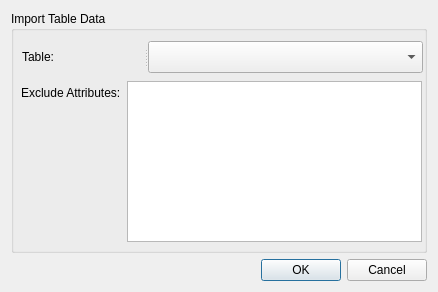
<?xml version="1.0" encoding="UTF-8"?>
<ui version="4.0">
 <class>Dialog</class>
 <widget class="QDialog" name="Dialog">
  <property name="geometry">
   <rect>
    <x>0</x>
    <y>0</y>
    <width>438</width>
    <height>292</height>
   </rect>
  </property>
  <property name="windowTitle">
   <string>Dialog</string>
  </property>
  <layout class="QVBoxLayout" name="verticalLayout">
   <item>
    <widget class="QGroupBox" name="groupBox">
     <property name="title">
      <string>Import Table Data</string>
     </property>
     <widget class="QWidget" name="">
      <property name="geometry">
       <rect>
        <x>10</x>
        <y>70</y>
        <width>401</width>
        <height>161</height>
       </rect>
      </property>
      <layout class="QFormLayout" name="formLayout">
       <item row="0" column="0">
        <widget class="QLabel" name="label_2">
         <property name="text">
          <string>Exclude Attributes:</string>
         </property>
        </widget>
       </item>
       <item row="0" column="1">
        <widget class="QListView" name="listView"/>
       </item>
      </layout>
     </widget>
     <widget class="QSplitter" name="splitter">
      <property name="geometry">
       <rect>
        <x>11</x>
        <y>30</y>
        <width>401</width>
        <height>32</height>
       </rect>
      </property>
      <property name="orientation">
       <enum>Qt::Horizontal</enum>
      </property>
      <widget class="QLabel" name="label">
       <property name="text">
        <string>Table:</string>
       </property>
      </widget>
      <widget class="QComboBox" name="comboBox"/>
     </widget>
    </widget>
   </item>
   <item>
    <widget class="QDialogButtonBox" name="buttonBox">
     <property name="orientation">
      <enum>Qt::Horizontal</enum>
     </property>
     <property name="standardButtons">
      <set>QDialogButtonBox::Cancel|QDialogButtonBox::Ok</set>
     </property>
    </widget>
   </item>
  </layout>
 </widget>
 <resources/>
 <connections>
  <connection>
   <sender>buttonBox</sender>
   <signal>accepted()</signal>
   <receiver>Dialog</receiver>
   <slot>accept()</slot>
   <hints>
    <hint type="sourcelabel">
     <x>248</x>
     <y>254</y>
    </hint>
    <hint type="destinationlabel">
     <x>157</x>
     <y>274</y>
    </hint>
   </hints>
  </connection>
  <connection>
   <sender>buttonBox</sender>
   <signal>rejected()</signal>
   <receiver>Dialog</receiver>
   <slot>reject()</slot>
   <hints>
    <hint type="sourcelabel">
     <x>316</x>
     <y>260</y>
    </hint>
    <hint type="destinationlabel">
     <x>286</x>
     <y>274</y>
    </hint>
   </hints>
  </connection>
 </connections>
</ui>
